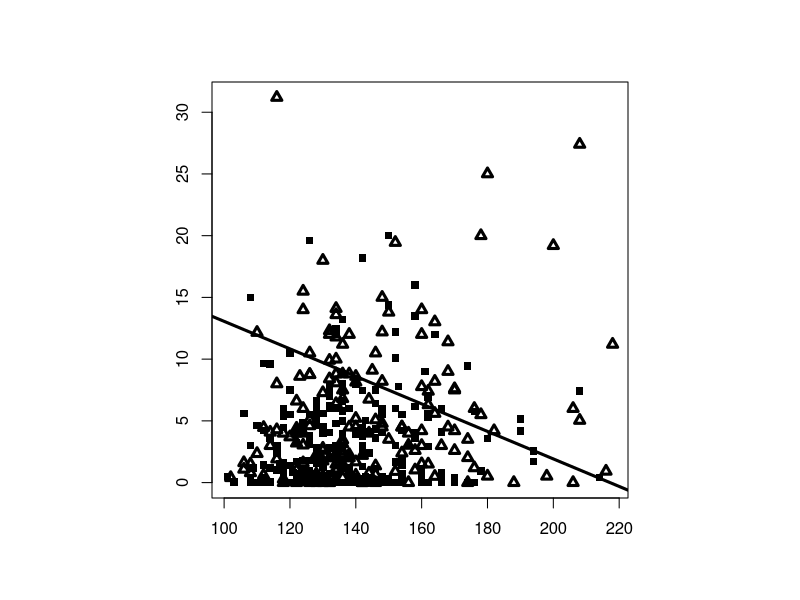

Source code (R):
lda.fun <- function(y,X,x){
     n <- length(y)
     n0 <- sum(y==0)
     n1 <- sum(y==1)
     I1 <- (1:n)[y==1]
     I0 <- (1:n)[y==0]
     X1 <- X[I1,]
     X0 <- X[I0,]
     pi.hat <- n1/n
     mu1 <- apply(X1,2,mean); mu0 <- apply(X0,2,mean)
     S0 <- var(X0); S1 <- var(X1);
     S <- ((n0-1)*S0 + (n1-1)*S1)/n
     H <- solve(S)
     mu0 <- matrix(mu0,ncol=1);mu1 <- matrix(mu1,ncol=1)
     l0 <- (x %*% H %*% mu0) - c(.5*(t(mu0) %*% H %*% mu0)) + log(1-pi.hat)
     l1 <- (x %*% H %*% mu1) - c(.5*(t(mu1) %*% H %*% mu1)) + log(pi.hat)
     a <- .5*(t(mu1) %*% H %*% mu1) - .5*(t(mu0) %*% H %*% mu0) - 
           log(pi.hat/(1-pi.hat))
     b <- t(mu0 - mu1) %*% H 
     pred <- rep(0,nrow(x))
     pred[l1 > l0] <- 1
     list(pred=pred,pi.hat=pi.hat,mu0=mu0,mu1=mu1,S=S,a=a,b=b)
     }


qda.fun <- function(y,X,x){
     n <- length(y)
     n0 <- sum(y==0)
     n1 <- sum(y==1)
     I1 <- (1:n)[y==1]
     I0 <- (1:n)[y==0]
     X1 <- X[I1,]
     X0 <- X[I0,]
     pi0 <- n0/n
     pi1 <- n1/n
     mu1 <- apply(X1,2,mean); mu0 <- apply(X0,2,mean)
     S0 <- var(X0); S1 <- var(X1);
     H0 <- solve(S0);H1 <- solve(S1);
     mu0 <- matrix(mu0,ncol=1);mu1 <- matrix(mu1,ncol=1)
     d0 <- -.5*log(det(S0))-.5*mahalanobis(x,mu0,S0) + log(pi0)
     d1 <- -.5*log(det(S1))-.5*mahalanobis(x,mu1,S1) + log(pi1)

     pred <- rep(0,nrow(x))
     pred[d1 > d0] <- 1
     list(pred=pred,pi0=pi0,pi1=pi1,mu0=mu0,mu1=mu1,S0=S0,S1=S1)
     }



#postscript("fake.lda.ps")
#x1 <- c(runif(50,0,.3),runif(50,.7,1))
#x2 <- c(runif(50,0,.3),runif(50,.7,1))
#y <- rep(0,100)
#y[x2 < 1-x1] <- 1
#X <- cbind(x1,x2)
#out <- lda.fun(y,X,X)
#print(table(y,out$pred))
#plot(x1[y==1],x2[y==1],pch=2,lwd=3,col=2,xlab="",ylab="",
#     xlim=c(0,1),ylim=c(0,1))
#points(x1[y==0],x2[y==0],pch=15,lwd=3,col=3)
#a <- out$a; b <- out$b
#A <- -a/b[2]; B <- -b[1]/b[2]
#abline(A,B,col=1,lwd=3)
#dev.off()
#
#

postscript("south.africa.eps",horizontal=F,onefile=F,print.it=F)
par(pty="s")
x <- scan("sa.data",skip=1,sep=",")
x <- matrix(x,ncol=11,byrow=T)
chd <- x[,11]
y <- chd
J <- c(2,3)
X <- x[,J]
out <- lda.fun(chd,X,X)
print(table(chd,out$pred))
plot(x[,2][y==1],x[,3][y==1],pch=2,lwd=3,
     xlab="",ylab="",
     xlim=c(min(x[,2]),max(x[,2])),ylim=c(min(x[,3]),max(x[,3])))
points(x[,2][y==0],x[,3][y==0],pch=15,lwd=3)
a <- out$a; b <- out$b
A <- -a/b[2]; B <- -b[1]/b[2]
abline(A,B,col=1,lwd=3)
dev.off()

###QDA
#out <- qda.fun(chd,X,X)
#print(table(chd,out$pred))
##plot(x[,2][y==1],x[,3][y==1],pch=2,lwd=3,col=2,
##     xlab="Systolic Blood Pressure",ylab="Tobacco",
##     xlim=c(min(x[,2]),max(x[,2])),ylim=c(min(x[,3]),max(x[,3])))
##points(x[,2][y==0],x[,3][y==0],pch=15,lwd=3,col=3)
##a <- out$a; b <- out$b
##A <- -a/b[2]; B <- -b[1]/b[2]
##abline(A,B,col=1,lwd=3)
##
#
J <- c(2,3,4,6,8,9,10)
X <- x[,J]
out <- lda.fun(chd,X,X)
print(table(chd,out$pred))

J <- c(2,3,4,6,8,9,10)
X <- x[,J]
out <- qda.fun(chd,X,X)
print(table(chd,out$pred))
